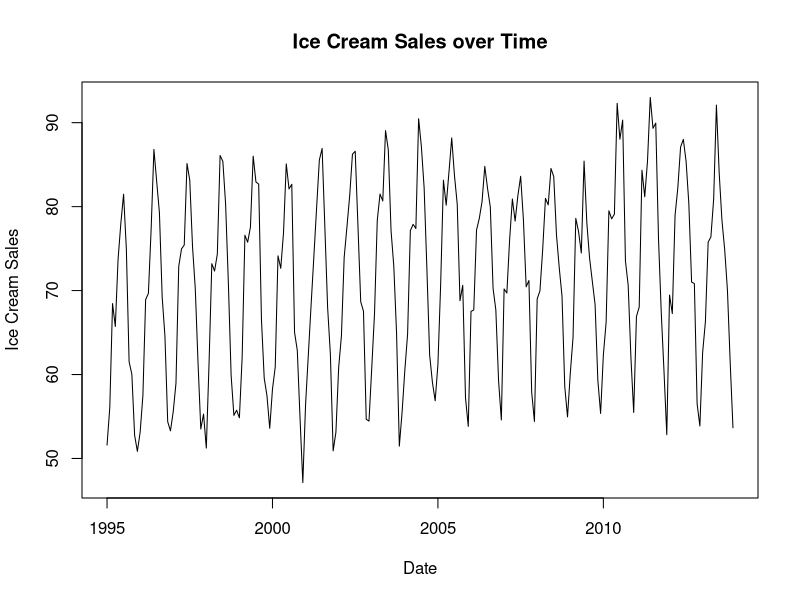
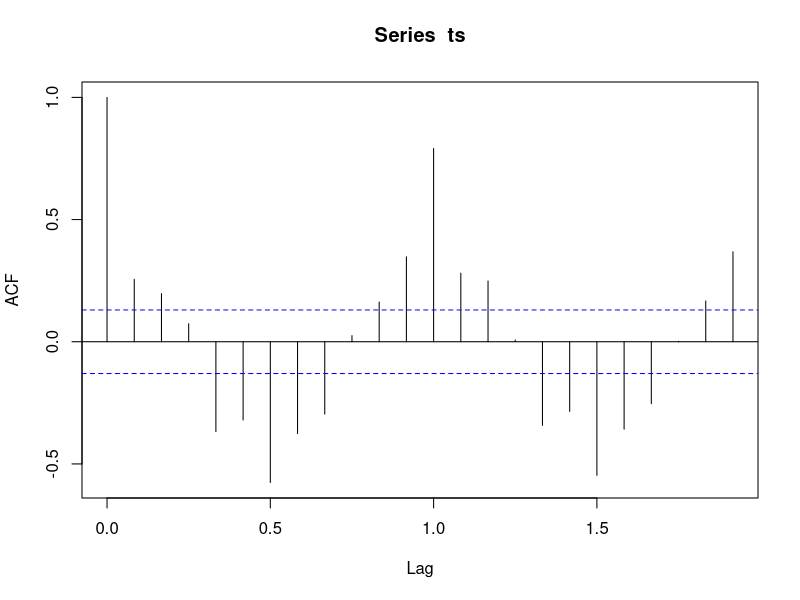
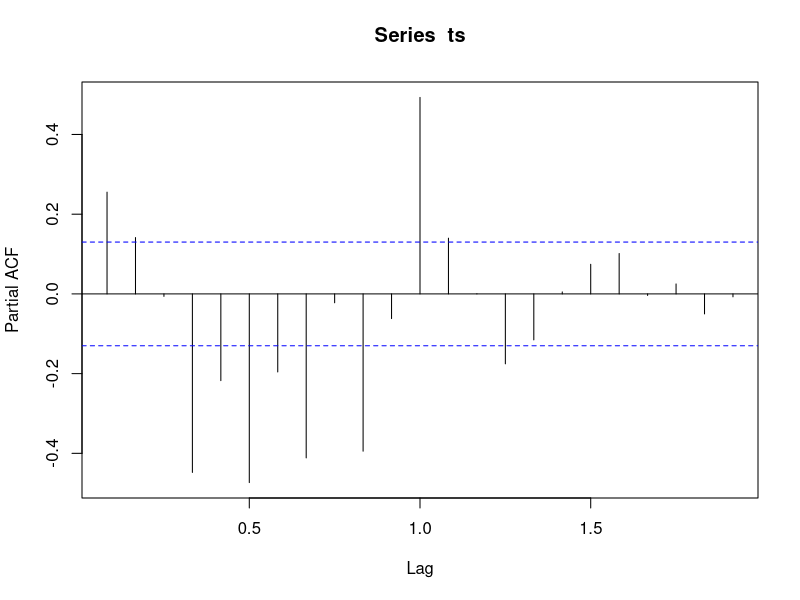
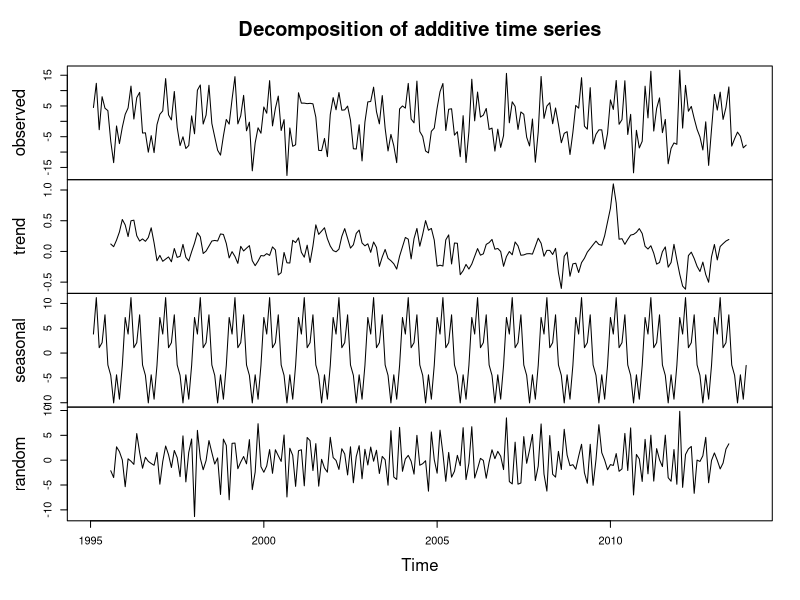
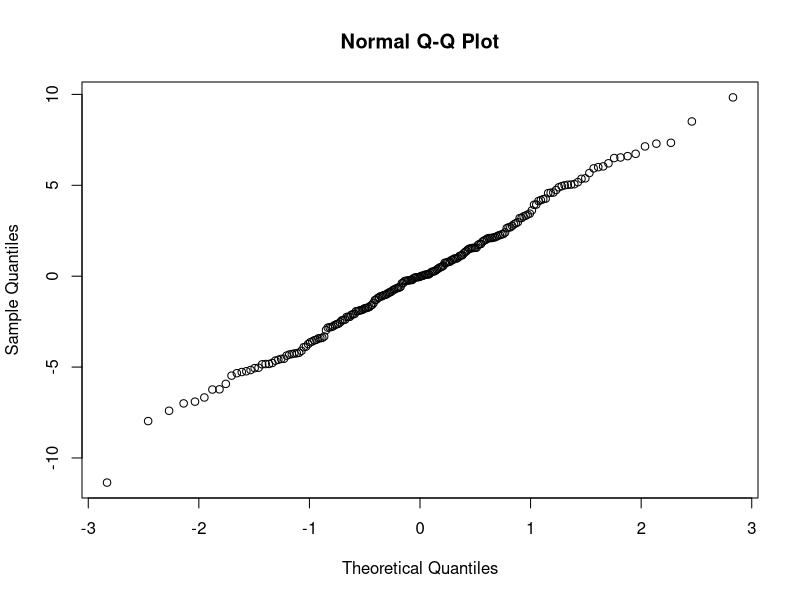
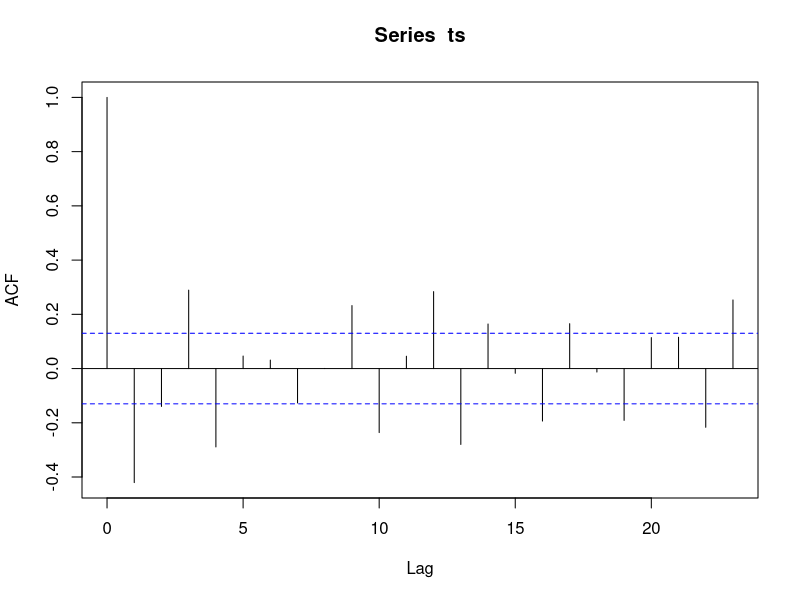
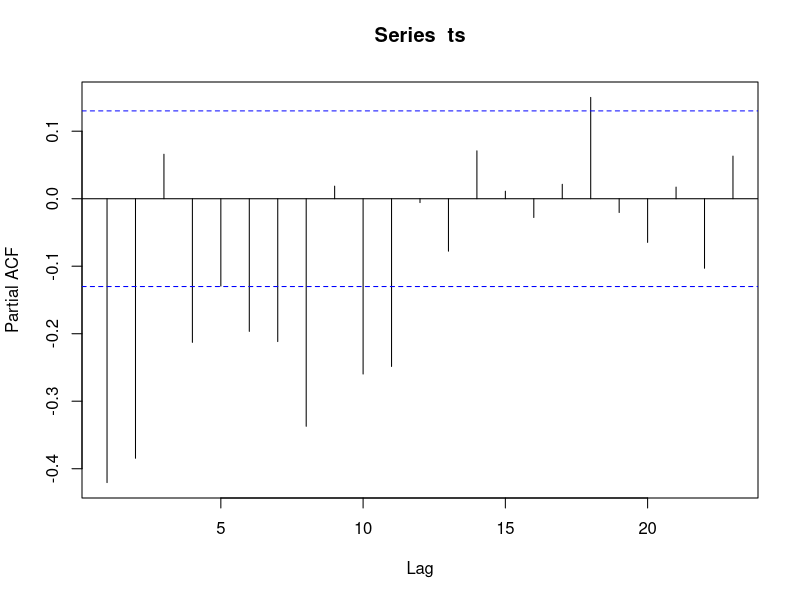
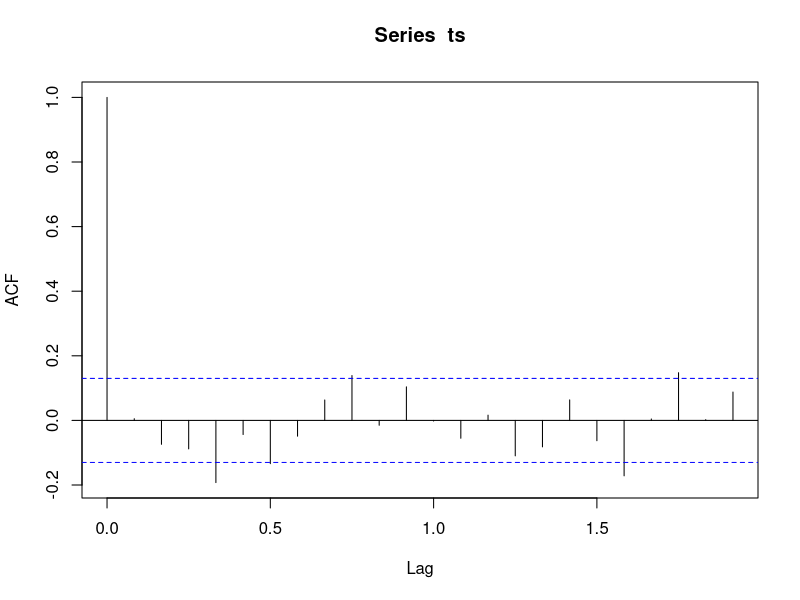

Write the R code that produced these figures, in order.

library(dplyr)
library(tseries)
library(forecast)


#==================
#### Load data ####
#==================

## Import the dataset
dairy.data <- read.csv('CADairyProduction.csv', header = TRUE)

## Make a time series object with ice cream production
icecream.ts <- ts(dairy.data$Icecream.Prod, start = 1995, frequency = 12)
plot(icecream.ts, xlab = "Date", ylab = "Ice Cream Sales", main = "Ice Cream Sales over Time")




#=====================================
#### Stationarity test            ####
#=====================================

## Apply stationarity tests
# Stationarity on raw data
icecream.adf <- adf.test(icecream.ts, k = 12)
icecream.adf
# Stationarity on diff of time series
icecream.diff.adf <- adf.test(diff(icecream.ts), k = 12)
icecream.diff.adf


## Based on above test, we will use the diff of the time series
## for modeling
arma.data <- diff(icecream.ts)

## Print the autocorrelation plots of the chosen time series
f_acfplots <- function(ts) {
  print(acf(ts, na.action = na.pass))
  print(pacf(ts, na.action = na.pass))
}
f_acfplots(arma.data)




#=====================================
#### Seasonality  test            ####
#=====================================

## Extract seasonality from decomposition
icecream.decompose <- decompose(arma.data)
plot(icecream.decompose)

## Do the residuals look like white noise?
qqnorm(icecream.decompose$random)

## Plot acf plots
f_acfplots(ts(icecream.decompose$random))



#=====================================
#### Model                     ####
#=====================================

## Make the final arma model
arma.model <- auto.arima(arma.data, 
                         max.p=3, max.d=3, max.q=0,
                         max.P=0, max.D=3, max.Q=3,
                         max.order=5,
                         start.p=0, start.q=0,
                         start.P=0, start.Q=0)
summary(arma.model)

## acf plots of arma model
f_acfplots(arma.model$residuals)
## QQ Plot of residuals
qqnorm(arma.model$residuals)




#=====================================
#### Forecast                     ####
#=====================================

# Forecast ice cream
ts.forecast <- forecast(arma.model, h = 24)
summary(ts.forecast)

## Plot the forecast:
plot(ts.forecast)

